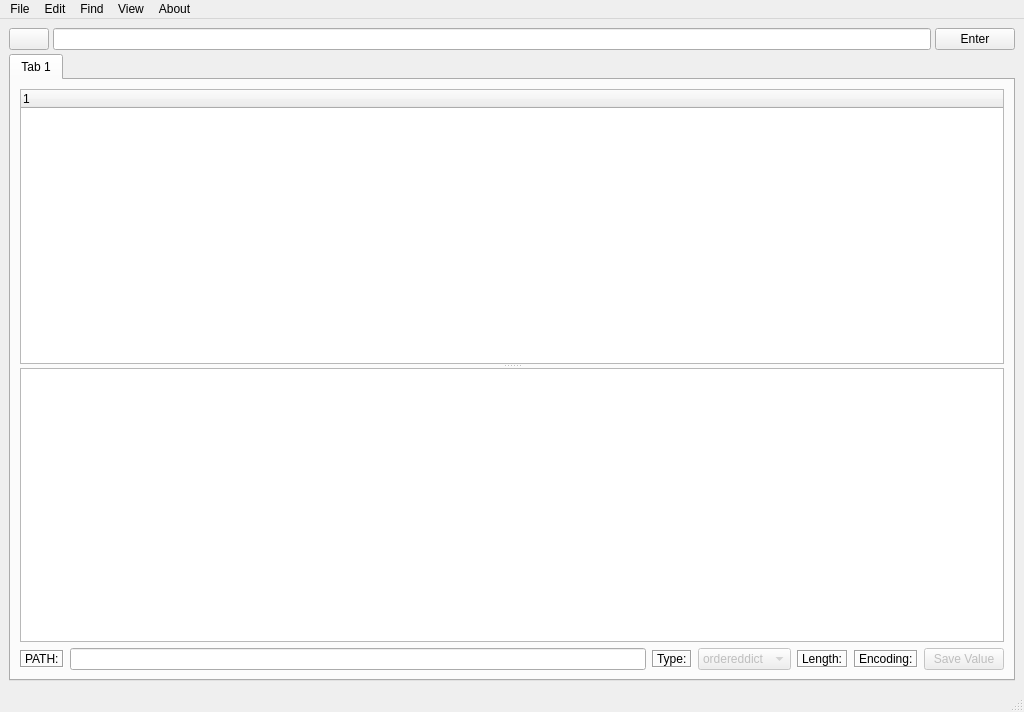
<ui version="4.0" >
 <class>MainWindow</class>
 <widget class="QMainWindow" name="MainWindow" >
  <property name="geometry" >
   <rect>
    <x>0</x>
    <y>0</y>
    <width>1024</width>
    <height>712</height>
   </rect>
  </property>
  <property name="windowTitle" >
   <string>pyJsonEditor</string>
  </property>
  <property name="windowIcon" >
   <iconset resource="resources.qrc" >
    <normaloff>:/window_icon.gif</normaloff>:/window_icon.gif</iconset>
  </property>
  <widget class="QWidget" name="centralwidget" >
   <layout class="QGridLayout" name="gridLayout_2" >
    <item row="0" column="0" >
     <layout class="QVBoxLayout" name="verticalLayout" >
      <property name="spacing" >
       <number>4</number>
      </property>
      <item>
       <layout class="QHBoxLayout" name="horizontalLayout_0" >
        <item>
         <widget class="QPushButton" name="pushButton_2" >
          <property name="sizePolicy" >
           <sizepolicy vsizetype="Fixed" hsizetype="Fixed" >
            <horstretch>0</horstretch>
            <verstretch>0</verstretch>
           </sizepolicy>
          </property>
          <property name="text" >
           <string/>
          </property>
          <property name="icon" >
           <iconset resource="resources.qrc" >
            <normaloff>:/clear.png</normaloff>:/clear.png</iconset>
          </property>
         </widget>
        </item>
        <item>
         <widget class="QLineEdit" name="lineEdit_0" />
        </item>
        <item>
         <widget class="QPushButton" name="pushButton" >
          <property name="sizePolicy" >
           <sizepolicy vsizetype="Fixed" hsizetype="Fixed" >
            <horstretch>0</horstretch>
            <verstretch>0</verstretch>
           </sizepolicy>
          </property>
          <property name="text" >
           <string>Enter</string>
          </property>
         </widget>
        </item>
       </layout>
      </item>
      <item>
       <widget class="QTabWidget" name="tabWidget" >
        <property name="currentIndex" >
         <number>0</number>
        </property>
        <property name="elideMode" >
         <enum>Qt::ElideRight</enum>
        </property>
        <widget class="QWidget" name="tab_1" >
         <attribute name="title" >
          <string>Tab 1</string>
         </attribute>
         <layout class="QGridLayout" name="gridLayout" >
          <item row="0" column="0" >
           <widget class="QSplitter" name="splitter" >
            <property name="orientation" >
             <enum>Qt::Vertical</enum>
            </property>
            <widget class="QTreeWidget" name="treeWidget_1" >
             <property name="contextMenuPolicy" >
              <enum>Qt::CustomContextMenu</enum>
             </property>
             <column>
              <property name="text" >
               <string>1</string>
              </property>
             </column>
            </widget>
            <widget class="QTextBrowser" name="textBrowser_1" >
             <property name="undoRedoEnabled" >
              <bool>true</bool>
             </property>
             <property name="readOnly" >
              <bool>false</bool>
             </property>
             <property name="acceptRichText" >
              <bool>false</bool>
             </property>
            </widget>
           </widget>
          </item>
          <item row="1" column="0" >
           <layout class="QHBoxLayout" name="horizontalLayout_1" >
            <item>
             <widget class="QLabel" name="label_1_1" >
              <property name="sizePolicy" >
               <sizepolicy vsizetype="Fixed" hsizetype="Fixed" >
                <horstretch>0</horstretch>
                <verstretch>0</verstretch>
               </sizepolicy>
              </property>
              <property name="frameShape" >
               <enum>QFrame::Box</enum>
              </property>
              <property name="frameShadow" >
               <enum>QFrame::Sunken</enum>
              </property>
              <property name="text" >
               <string>PATH:</string>
              </property>
             </widget>
            </item>
            <item>
             <widget class="QLineEdit" name="lineEdit_1" >
              <property name="sizePolicy" >
               <sizepolicy vsizetype="Fixed" hsizetype="Preferred" >
                <horstretch>0</horstretch>
                <verstretch>0</verstretch>
               </sizepolicy>
              </property>
              <property name="readOnly" >
               <bool>true</bool>
              </property>
             </widget>
            </item>
            <item>
             <widget class="QLabel" name="label_1_2" >
              <property name="sizePolicy" >
               <sizepolicy vsizetype="Fixed" hsizetype="Fixed" >
                <horstretch>0</horstretch>
                <verstretch>0</verstretch>
               </sizepolicy>
              </property>
              <property name="frameShape" >
               <enum>QFrame::Box</enum>
              </property>
              <property name="frameShadow" >
               <enum>QFrame::Sunken</enum>
              </property>
              <property name="text" >
               <string>Type:</string>
              </property>
             </widget>
            </item>
            <item>
             <widget class="QComboBox" name="comboBox_1" >
              <property name="enabled" >
               <bool>false</bool>
              </property>
              <property name="sizePolicy" >
               <sizepolicy vsizetype="Fixed" hsizetype="Fixed" >
                <horstretch>0</horstretch>
                <verstretch>0</verstretch>
               </sizepolicy>
              </property>
              <property name="frame" >
               <bool>true</bool>
              </property>
              <item>
               <property name="text" >
                <string>ordereddict</string>
               </property>
              </item>
              <item>
               <property name="text" >
                <string>list</string>
               </property>
              </item>
              <item>
               <property name="text" >
                <string>str</string>
               </property>
              </item>
              <item>
               <property name="text" >
                <string>unicode</string>
               </property>
              </item>
              <item>
               <property name="text" >
                <string>int</string>
               </property>
              </item>
              <item>
               <property name="text" >
                <string>long</string>
               </property>
              </item>
              <item>
               <property name="text" >
                <string>bool</string>
               </property>
              </item>
              <item>
               <property name="text" >
                <string>NoneType</string>
               </property>
              </item>
              <item>
               <property name="text" >
                <string>Decimal</string>
               </property>
              </item>
              <item>
               <property name="text" >
                <string>undefined</string>
               </property>
              </item>
             </widget>
            </item>
            <item>
             <widget class="QLabel" name="label_1_3" >
              <property name="sizePolicy" >
               <sizepolicy vsizetype="Fixed" hsizetype="Fixed" >
                <horstretch>0</horstretch>
                <verstretch>0</verstretch>
               </sizepolicy>
              </property>
              <property name="frameShape" >
               <enum>QFrame::Box</enum>
              </property>
              <property name="frameShadow" >
               <enum>QFrame::Sunken</enum>
              </property>
              <property name="text" >
               <string>Length:</string>
              </property>
             </widget>
            </item>
            <item>
             <widget class="QLabel" name="label_1_4" >
              <property name="sizePolicy" >
               <sizepolicy vsizetype="Fixed" hsizetype="Fixed" >
                <horstretch>0</horstretch>
                <verstretch>0</verstretch>
               </sizepolicy>
              </property>
              <property name="frameShape" >
               <enum>QFrame::Box</enum>
              </property>
              <property name="frameShadow" >
               <enum>QFrame::Sunken</enum>
              </property>
              <property name="text" >
               <string>Encoding:</string>
              </property>
             </widget>
            </item>
            <item>
             <widget class="QPushButton" name="pushButton_1_1" >
              <property name="enabled" >
               <bool>false</bool>
              </property>
              <property name="sizePolicy" >
               <sizepolicy vsizetype="Fixed" hsizetype="Fixed" >
                <horstretch>0</horstretch>
                <verstretch>0</verstretch>
               </sizepolicy>
              </property>
              <property name="text" >
               <string>Save Value</string>
              </property>
              <property name="autoDefault" >
               <bool>false</bool>
              </property>
              <property name="default" >
               <bool>false</bool>
              </property>
              <property name="flat" >
               <bool>false</bool>
              </property>
             </widget>
            </item>
           </layout>
          </item>
         </layout>
        </widget>
       </widget>
      </item>
     </layout>
    </item>
   </layout>
  </widget>
  <widget class="QMenuBar" name="menubar" >
   <property name="geometry" >
    <rect>
     <x>0</x>
     <y>0</y>
     <width>1024</width>
     <height>29</height>
    </rect>
   </property>
   <widget class="QMenu" name="menuFile" >
    <property name="title" >
     <string>File</string>
    </property>
    <widget class="QMenu" name="menuOpen_Recent" >
     <property name="title" >
      <string>Open Recent</string>
     </property>
     <property name="icon" >
      <iconset resource="resources.qrc" >
       <normaloff>:/open.png</normaloff>:/open.png</iconset>
     </property>
     <addaction name="actionEmpty" />
    </widget>
    <addaction name="actionNew" />
    <addaction name="separator" />
    <addaction name="actionOpen" />
    <addaction name="menuOpen_Recent" />
    <addaction name="actionInput_JSON" />
    <addaction name="separator" />
    <addaction name="actionSave" />
    <addaction name="actionSave_As" />
    <addaction name="actionReload" />
    <addaction name="separator" />
    <addaction name="actionClose" />
    <addaction name="separator" />
    <addaction name="actionQuit" />
   </widget>
   <widget class="QMenu" name="menuAbout" >
    <property name="title" >
     <string>About</string>
    </property>
    <addaction name="actionAbout_Qt" />
    <addaction name="actionAbout" />
   </widget>
   <widget class="QMenu" name="menuView" >
    <property name="title" >
     <string>View</string>
    </property>
    <addaction name="actionExpand_Tree" />
    <addaction name="actionCollapse_Tree" />
   </widget>
   <widget class="QMenu" name="menuEdit" >
    <property name="title" >
     <string>Edit</string>
    </property>
   </widget>
   <widget class="QMenu" name="menuFind" >
    <property name="title" >
     <string>Find</string>
    </property>
    <addaction name="actionFind" />
    <addaction name="actionFind_Next" />
    <addaction name="actionFind_Previous" />
   </widget>
   <addaction name="menuFile" />
   <addaction name="menuEdit" />
   <addaction name="menuFind" />
   <addaction name="menuView" />
   <addaction name="menuAbout" />
  </widget>
  <widget class="QStatusBar" name="statusbar" />
  <action name="actionOpen" >
   <property name="icon" >
    <iconset resource="resources.qrc" >
     <normaloff>:/open.png</normaloff>:/open.png</iconset>
   </property>
   <property name="text" >
    <string>Open...</string>
   </property>
   <property name="statusTip" >
    <string>Open</string>
   </property>
   <property name="shortcut" >
    <string>Ctrl+O</string>
   </property>
  </action>
  <action name="actionQuit" >
   <property name="icon" >
    <iconset resource="resources.qrc" >
     <normaloff>:/quit.png</normaloff>:/quit.png</iconset>
   </property>
   <property name="text" >
    <string>Quit</string>
   </property>
   <property name="statusTip" >
    <string>Quit</string>
   </property>
   <property name="shortcut" >
    <string>Ctrl+Q</string>
   </property>
  </action>
  <action name="actionAbout_Qt" >
   <property name="text" >
    <string>About Qt...</string>
   </property>
   <property name="statusTip" >
    <string>About Qt</string>
   </property>
  </action>
  <action name="actionAbout" >
   <property name="text" >
    <string>About...</string>
   </property>
   <property name="statusTip" >
    <string>About</string>
   </property>
  </action>
  <action name="actionExpand_Tree" >
   <property name="enabled" >
    <bool>false</bool>
   </property>
   <property name="text" >
    <string>Expand Full Branch</string>
   </property>
   <property name="statusTip" >
    <string>Expand Full Branch</string>
   </property>
   <property name="shortcut" >
    <string>Ctrl+Right</string>
   </property>
  </action>
  <action name="actionCollapse_Tree" >
   <property name="enabled" >
    <bool>false</bool>
   </property>
   <property name="text" >
    <string>Collapse Full Branch</string>
   </property>
   <property name="statusTip" >
    <string>Collapse Full Branch</string>
   </property>
   <property name="shortcut" >
    <string>Ctrl+Left</string>
   </property>
  </action>
  <action name="actionInput_JSON" >
   <property name="icon" >
    <iconset resource="resources.qrc" >
     <normaloff>:/input.png</normaloff>:/input.png</iconset>
   </property>
   <property name="text" >
    <string>Input JSON...</string>
   </property>
   <property name="statusTip" >
    <string>Input JSON</string>
   </property>
   <property name="shortcut" >
    <string>Ctrl+I</string>
   </property>
  </action>
  <action name="actionFind" >
   <property name="enabled" >
    <bool>false</bool>
   </property>
   <property name="icon" >
    <iconset resource="resources.qrc" >
     <normaloff>:/find.png</normaloff>:/find.png</iconset>
   </property>
   <property name="text" >
    <string>Find...</string>
   </property>
   <property name="statusTip" >
    <string>Find</string>
   </property>
   <property name="shortcut" >
    <string>Ctrl+F</string>
   </property>
  </action>
  <action name="actionFind_Next" >
   <property name="enabled" >
    <bool>false</bool>
   </property>
   <property name="text" >
    <string>Find Next</string>
   </property>
   <property name="statusTip" >
    <string>Find Next</string>
   </property>
   <property name="shortcut" >
    <string>F3</string>
   </property>
  </action>
  <action name="actionFind_Previous" >
   <property name="enabled" >
    <bool>false</bool>
   </property>
   <property name="text" >
    <string>Find Previous</string>
   </property>
   <property name="statusTip" >
    <string>Find Previous</string>
   </property>
   <property name="shortcut" >
    <string>Shift+F3</string>
   </property>
  </action>
  <action name="actionSave_As" >
   <property name="enabled" >
    <bool>true</bool>
   </property>
   <property name="icon" >
    <iconset resource="resources.qrc" >
     <normaloff>:/saveas.png</normaloff>:/saveas.png</iconset>
   </property>
   <property name="text" >
    <string>Save As...</string>
   </property>
   <property name="statusTip" >
    <string>Save As</string>
   </property>
  </action>
  <action name="actionEmpty" >
   <property name="enabled" >
    <bool>false</bool>
   </property>
   <property name="text" >
    <string>Empty</string>
   </property>
  </action>
  <action name="actionSave" >
   <property name="enabled" >
    <bool>false</bool>
   </property>
   <property name="icon" >
    <iconset resource="resources.qrc" >
     <normaloff>:/save.png</normaloff>:/save.png</iconset>
   </property>
   <property name="text" >
    <string>Save</string>
   </property>
   <property name="statusTip" >
    <string>Save</string>
   </property>
   <property name="shortcut" >
    <string>Ctrl+S</string>
   </property>
  </action>
  <action name="actionNew" >
   <property name="icon" >
    <iconset resource="resources.qrc" >
     <normaloff>:/new.png</normaloff>:/new.png</iconset>
   </property>
   <property name="text" >
    <string>New</string>
   </property>
   <property name="statusTip" >
    <string>New</string>
   </property>
   <property name="shortcut" >
    <string>Ctrl+N</string>
   </property>
  </action>
  <action name="actionReload" >
   <property name="icon" >
    <iconset resource="resources.qrc" >
     <normaloff>:/reload.png</normaloff>:/reload.png</iconset>
   </property>
   <property name="text" >
    <string>Reload</string>
   </property>
   <property name="statusTip" >
    <string>Reload</string>
   </property>
   <property name="shortcut" >
    <string>F5</string>
   </property>
  </action>
  <action name="actionClose" >
   <property name="icon" >
    <iconset resource="resources.qrc" >
     <normaloff>:/close.png</normaloff>:/close.png</iconset>
   </property>
   <property name="text" >
    <string>Close</string>
   </property>
   <property name="statusTip" >
    <string>Close</string>
   </property>
   <property name="shortcut" >
    <string>Ctrl+W</string>
   </property>
  </action>
 </widget>
 <resources>
  <include location="resources.qrc" />
 </resources>
 <connections>
  <connection>
   <sender>actionOpen</sender>
   <signal>triggered()</signal>
   <receiver>MainWindow</receiver>
   <slot>close()</slot>
   <hints>
    <hint type="sourcelabel" >
     <x>-1</x>
     <y>-1</y>
    </hint>
    <hint type="destinationlabel" >
     <x>399</x>
     <y>299</y>
    </hint>
   </hints>
  </connection>
  <connection>
   <sender>actionQuit</sender>
   <signal>triggered()</signal>
   <receiver>MainWindow</receiver>
   <slot>close()</slot>
   <hints>
    <hint type="sourcelabel" >
     <x>-1</x>
     <y>-1</y>
    </hint>
    <hint type="destinationlabel" >
     <x>399</x>
     <y>299</y>
    </hint>
   </hints>
  </connection>
  <connection>
   <sender>actionAbout_Qt</sender>
   <signal>triggered()</signal>
   <receiver>MainWindow</receiver>
   <slot>close()</slot>
   <hints>
    <hint type="sourcelabel" >
     <x>-1</x>
     <y>-1</y>
    </hint>
    <hint type="destinationlabel" >
     <x>399</x>
     <y>299</y>
    </hint>
   </hints>
  </connection>
  <connection>
   <sender>actionAbout</sender>
   <signal>triggered()</signal>
   <receiver>MainWindow</receiver>
   <slot>close()</slot>
   <hints>
    <hint type="sourcelabel" >
     <x>-1</x>
     <y>-1</y>
    </hint>
    <hint type="destinationlabel" >
     <x>399</x>
     <y>299</y>
    </hint>
   </hints>
  </connection>
  <connection>
   <sender>pushButton</sender>
   <signal>clicked()</signal>
   <receiver>MainWindow</receiver>
   <slot>close()</slot>
   <hints>
    <hint type="sourcelabel" >
     <x>658</x>
     <y>49</y>
    </hint>
    <hint type="destinationlabel" >
     <x>625</x>
     <y>29</y>
    </hint>
   </hints>
  </connection>
  <connection>
   <sender>pushButton_2</sender>
   <signal>clicked()</signal>
   <receiver>lineEdit_0</receiver>
   <slot>clear()</slot>
   <hints>
    <hint type="sourcelabel" >
     <x>772</x>
     <y>45</y>
    </hint>
    <hint type="destinationlabel" >
     <x>489</x>
     <y>53</y>
    </hint>
   </hints>
  </connection>
  <connection>
   <sender>lineEdit_0</sender>
   <signal>returnPressed()</signal>
   <receiver>pushButton</receiver>
   <slot>click()</slot>
   <hints>
    <hint type="sourcelabel" >
     <x>351</x>
     <y>51</y>
    </hint>
    <hint type="destinationlabel" >
     <x>668</x>
     <y>51</y>
    </hint>
   </hints>
  </connection>
  <connection>
   <sender>actionExpand_Tree</sender>
   <signal>triggered()</signal>
   <receiver>MainWindow</receiver>
   <slot>close()</slot>
   <hints>
    <hint type="sourcelabel" >
     <x>-1</x>
     <y>-1</y>
    </hint>
    <hint type="destinationlabel" >
     <x>511</x>
     <y>355</y>
    </hint>
   </hints>
  </connection>
  <connection>
   <sender>actionCollapse_Tree</sender>
   <signal>triggered()</signal>
   <receiver>MainWindow</receiver>
   <slot>close()</slot>
   <hints>
    <hint type="sourcelabel" >
     <x>-1</x>
     <y>-1</y>
    </hint>
    <hint type="destinationlabel" >
     <x>511</x>
     <y>355</y>
    </hint>
   </hints>
  </connection>
  <connection>
   <sender>actionInput_JSON</sender>
   <signal>triggered()</signal>
   <receiver>MainWindow</receiver>
   <slot>close()</slot>
   <hints>
    <hint type="sourcelabel" >
     <x>-1</x>
     <y>-1</y>
    </hint>
    <hint type="destinationlabel" >
     <x>511</x>
     <y>355</y>
    </hint>
   </hints>
  </connection>
  <connection>
   <sender>actionFind</sender>
   <signal>triggered()</signal>
   <receiver>MainWindow</receiver>
   <slot>close()</slot>
   <hints>
    <hint type="sourcelabel" >
     <x>-1</x>
     <y>-1</y>
    </hint>
    <hint type="destinationlabel" >
     <x>511</x>
     <y>355</y>
    </hint>
   </hints>
  </connection>
  <connection>
   <sender>actionFind_Next</sender>
   <signal>triggered()</signal>
   <receiver>MainWindow</receiver>
   <slot>close()</slot>
   <hints>
    <hint type="sourcelabel" >
     <x>-1</x>
     <y>-1</y>
    </hint>
    <hint type="destinationlabel" >
     <x>511</x>
     <y>355</y>
    </hint>
   </hints>
  </connection>
  <connection>
   <sender>actionFind_Previous</sender>
   <signal>triggered()</signal>
   <receiver>MainWindow</receiver>
   <slot>close()</slot>
   <hints>
    <hint type="sourcelabel" >
     <x>-1</x>
     <y>-1</y>
    </hint>
    <hint type="destinationlabel" >
     <x>511</x>
     <y>355</y>
    </hint>
   </hints>
  </connection>
  <connection>
   <sender>treeWidget_1</sender>
   <signal>currentItemChanged(QTreeWidgetItem*,QTreeWidgetItem*)</signal>
   <receiver>MainWindow</receiver>
   <slot>close()</slot>
   <hints>
    <hint type="sourcelabel" >
     <x>511</x>
     <y>247</y>
    </hint>
    <hint type="destinationlabel" >
     <x>511</x>
     <y>355</y>
    </hint>
   </hints>
  </connection>
  <connection>
   <sender>actionSave_As</sender>
   <signal>triggered()</signal>
   <receiver>MainWindow</receiver>
   <slot>close()</slot>
   <hints>
    <hint type="sourcelabel" >
     <x>-1</x>
     <y>-1</y>
    </hint>
    <hint type="destinationlabel" >
     <x>511</x>
     <y>355</y>
    </hint>
   </hints>
  </connection>
  <connection>
   <sender>tabWidget</sender>
   <signal>currentChanged(int)</signal>
   <receiver>MainWindow</receiver>
   <slot>close()</slot>
   <hints>
    <hint type="sourcelabel" >
     <x>511</x>
     <y>375</y>
    </hint>
    <hint type="destinationlabel" >
     <x>511</x>
     <y>355</y>
    </hint>
   </hints>
  </connection>
  <connection>
   <sender>actionSave</sender>
   <signal>triggered()</signal>
   <receiver>MainWindow</receiver>
   <slot>close()</slot>
   <hints>
    <hint type="sourcelabel" >
     <x>-1</x>
     <y>-1</y>
    </hint>
    <hint type="destinationlabel" >
     <x>511</x>
     <y>355</y>
    </hint>
   </hints>
  </connection>
  <connection>
   <sender>pushButton_1_1</sender>
   <signal>clicked()</signal>
   <receiver>MainWindow</receiver>
   <slot>close()</slot>
   <hints>
    <hint type="sourcelabel" >
     <x>964</x>
     <y>654</y>
    </hint>
    <hint type="destinationlabel" >
     <x>511</x>
     <y>355</y>
    </hint>
   </hints>
  </connection>
  <connection>
   <sender>textBrowser_1</sender>
   <signal>undoAvailable(bool)</signal>
   <receiver>pushButton_1_1</receiver>
   <slot>setEnabled(bool)</slot>
   <hints>
    <hint type="sourcelabel" >
     <x>511</x>
     <y>503</y>
    </hint>
    <hint type="destinationlabel" >
     <x>964</x>
     <y>654</y>
    </hint>
   </hints>
  </connection>
  <connection>
   <sender>treeWidget_1</sender>
   <signal>customContextMenuRequested(QPoint)</signal>
   <receiver>MainWindow</receiver>
   <slot>close()</slot>
   <hints>
    <hint type="sourcelabel" >
     <x>511</x>
     <y>236</y>
    </hint>
    <hint type="destinationlabel" >
     <x>511</x>
     <y>355</y>
    </hint>
   </hints>
  </connection>
  <connection>
   <sender>actionNew</sender>
   <signal>triggered()</signal>
   <receiver>MainWindow</receiver>
   <slot>close()</slot>
   <hints>
    <hint type="sourcelabel" >
     <x>-1</x>
     <y>-1</y>
    </hint>
    <hint type="destinationlabel" >
     <x>511</x>
     <y>355</y>
    </hint>
   </hints>
  </connection>
  <connection>
   <sender>actionReload</sender>
   <signal>triggered()</signal>
   <receiver>MainWindow</receiver>
   <slot>close()</slot>
   <hints>
    <hint type="sourcelabel" >
     <x>-1</x>
     <y>-1</y>
    </hint>
    <hint type="destinationlabel" >
     <x>511</x>
     <y>355</y>
    </hint>
   </hints>
  </connection>
  <connection>
   <sender>actionClose</sender>
   <signal>triggered()</signal>
   <receiver>MainWindow</receiver>
   <slot>close()</slot>
   <hints>
    <hint type="sourcelabel" >
     <x>-1</x>
     <y>-1</y>
    </hint>
    <hint type="destinationlabel" >
     <x>511</x>
     <y>355</y>
    </hint>
   </hints>
  </connection>
 </connections>
</ui>
